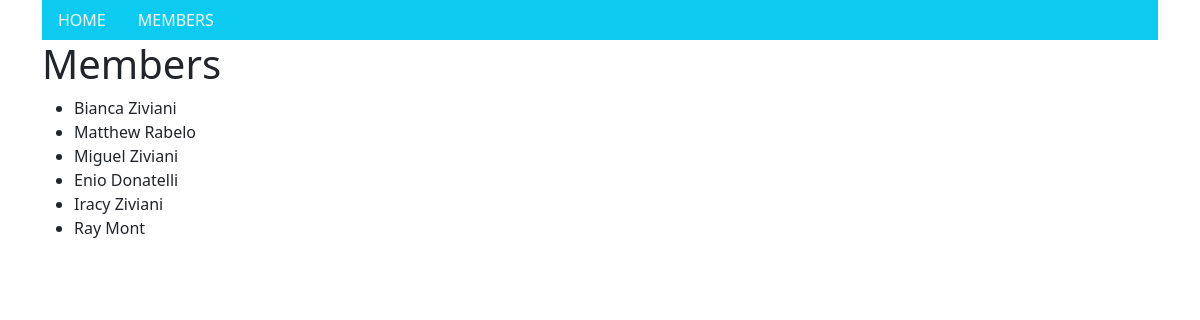
/members/members/, run on an earlier commit of the app's database.
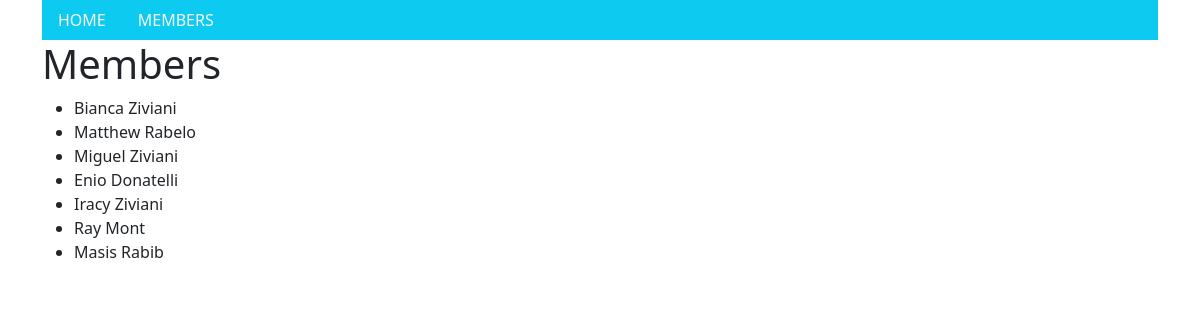
And on a later commit of the database.
### members/models.py (models this page shows, shortened)
class Member(models.Model):
    firstName = models.CharField(max_length=255)
    lastName = models.CharField(max_length=255)
    phone = models.IntegerField(null=True)
    joined_date = models.DateField(null=True)
    slug = models.SlugField(default="",null=False)

### members/views.py (the view)
# urls.py: path('members/', views.members, name='members'),
def members(request):
	mymembers = Member.objects.all().values()
	template = loader.get_template('all_members.html')
	context = {
		'mymembers': mymembers,
	}
	return HttpResponse(template.render(context, request))

### members/templates/all_members.html (shortened to what this page needs)
{% extends "master.html" %}
{% block content %}
  <div class="mycard">
    <h1>Members</h1>
    <ul>
      {% for x in mymembers %}
        <li onclick="window.location = 'details/{{ x.slug }}'">{{ x.firstName }} {{ x.lastName }}</li>
      {% endfor %}
    </ul>
  </div>
{% endblock %}

### members/templates/master.html (shortened to what this page needs)
{% load static %}
<!DOCTYPE html>
<html>
<head>
  {% load bootstrap5 %}
  {% bootstrap_css %}
</head>
<body>
    <div class="container">
        <ul class="nav bg-info">
            <li class="nav-item">
                <a class="nav-link link-light" href="/">HOME</a>
            </li>
            <li class="nav-item">
                <a class="nav-link link-light" href="/members">MEMBERS</a>
            </li>
        </ul>
        {% block content %}
        {% endblock %}
    </div>
</body>
</html>

What changed in the data, as far as the page shows it:
added Member: firstName "Masis", lastName "Rabib"
